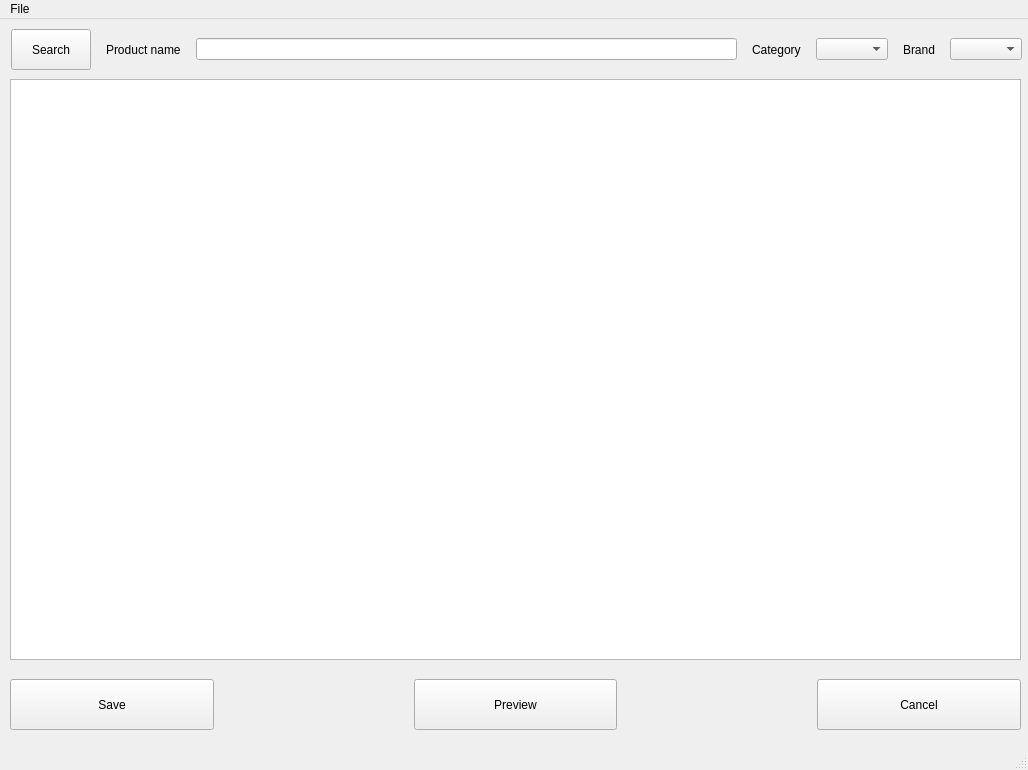
<?xml version="1.0" encoding="UTF-8"?>
<ui version="4.0">
 <class>create_invoice_window</class>
 <widget class="QMainWindow" name="create_invoice_window">
  <property name="geometry">
   <rect>
    <x>0</x>
    <y>0</y>
    <width>1028</width>
    <height>770</height>
   </rect>
  </property>
  <property name="windowTitle">
   <string>MainWindow</string>
  </property>
  <widget class="QWidget" name="centralwidget">
   <widget class="QTableView" name="invoice_table_view">
    <property name="geometry">
     <rect>
      <x>10</x>
      <y>60</y>
      <width>1011</width>
      <height>581</height>
     </rect>
    </property>
   </widget>
   <widget class="QWidget" name="">
    <property name="geometry">
     <rect>
      <x>11</x>
      <y>10</y>
      <width>1011</width>
      <height>41</height>
     </rect>
    </property>
    <layout class="QHBoxLayout" name="horizontalLayout_4">
     <property name="spacing">
      <number>15</number>
     </property>
     <item>
      <widget class="QPushButton" name="search_btn">
       <property name="sizePolicy">
        <sizepolicy hsizetype="Minimum" vsizetype="Preferred">
         <horstretch>0</horstretch>
         <verstretch>0</verstretch>
        </sizepolicy>
       </property>
       <property name="text">
        <string>Search</string>
       </property>
      </widget>
     </item>
     <item>
      <layout class="QHBoxLayout" name="horizontalLayout_3">
       <item>
        <widget class="QLabel" name="label">
         <property name="text">
          <string>Product name</string>
         </property>
        </widget>
       </item>
       <item>
        <widget class="QLineEdit" name="product_name_line_edit"/>
       </item>
      </layout>
     </item>
     <item>
      <layout class="QHBoxLayout" name="horizontalLayout_2">
       <item>
        <widget class="QLabel" name="label_2">
         <property name="text">
          <string>Category</string>
         </property>
        </widget>
       </item>
       <item>
        <widget class="QComboBox" name="categories_cb"/>
       </item>
      </layout>
     </item>
     <item>
      <layout class="QHBoxLayout" name="horizontalLayout">
       <item>
        <widget class="QLabel" name="label_3">
         <property name="text">
          <string>Brand</string>
         </property>
        </widget>
       </item>
       <item>
        <widget class="QComboBox" name="categories_cb_2"/>
       </item>
      </layout>
     </item>
    </layout>
   </widget>
   <widget class="QWidget" name="">
    <property name="geometry">
     <rect>
      <x>10</x>
      <y>660</y>
      <width>1011</width>
      <height>51</height>
     </rect>
    </property>
    <layout class="QHBoxLayout" name="horizontalLayout_5">
     <property name="spacing">
      <number>200</number>
     </property>
     <item>
      <widget class="QPushButton" name="save_btn">
       <property name="sizePolicy">
        <sizepolicy hsizetype="Minimum" vsizetype="Preferred">
         <horstretch>0</horstretch>
         <verstretch>0</verstretch>
        </sizepolicy>
       </property>
       <property name="text">
        <string>Save</string>
       </property>
      </widget>
     </item>
     <item>
      <widget class="QPushButton" name="preview_btn">
       <property name="sizePolicy">
        <sizepolicy hsizetype="Minimum" vsizetype="Preferred">
         <horstretch>0</horstretch>
         <verstretch>0</verstretch>
        </sizepolicy>
       </property>
       <property name="text">
        <string>Preview</string>
       </property>
      </widget>
     </item>
     <item>
      <widget class="QPushButton" name="cancel_btn">
       <property name="sizePolicy">
        <sizepolicy hsizetype="Minimum" vsizetype="Preferred">
         <horstretch>0</horstretch>
         <verstretch>0</verstretch>
        </sizepolicy>
       </property>
       <property name="text">
        <string>Cancel</string>
       </property>
      </widget>
     </item>
    </layout>
   </widget>
  </widget>
  <widget class="QMenuBar" name="menubar">
   <property name="geometry">
    <rect>
     <x>0</x>
     <y>0</y>
     <width>1028</width>
     <height>20</height>
    </rect>
   </property>
   <widget class="QMenu" name="menuFile">
    <property name="title">
     <string>File</string>
    </property>
   </widget>
   <addaction name="menuFile"/>
  </widget>
  <widget class="QStatusBar" name="statusbar"/>
 </widget>
 <resources/>
 <connections/>
</ui>
